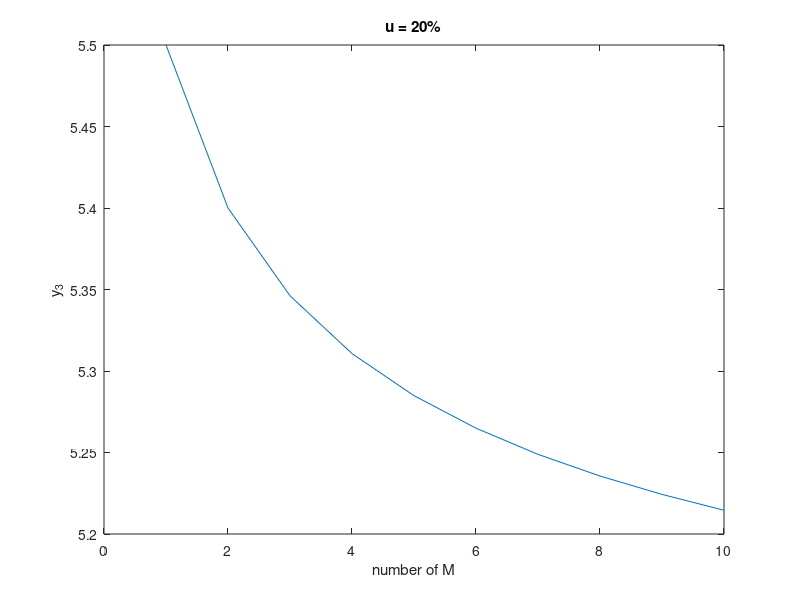

MATLAB code for this plot:
clear
clc

m = 1:10

y_1 = m.^m./factorial(m)

y_2 = []
for k = 1:10
    y_2_value = 0
    for n = 0:k-1
        y_2_value = y_2_value + k^n/factorial(n)
    end
    y_2 = [y_2 y_2_value]
end
pm = 1./(1+y_2./y_1)

u = [1 0.5 0.2]

y_3 = pm + 1/u(3)

plot(m,y_3)

title('u = 20%')

xlabel('number of M')

ylabel('y_3')